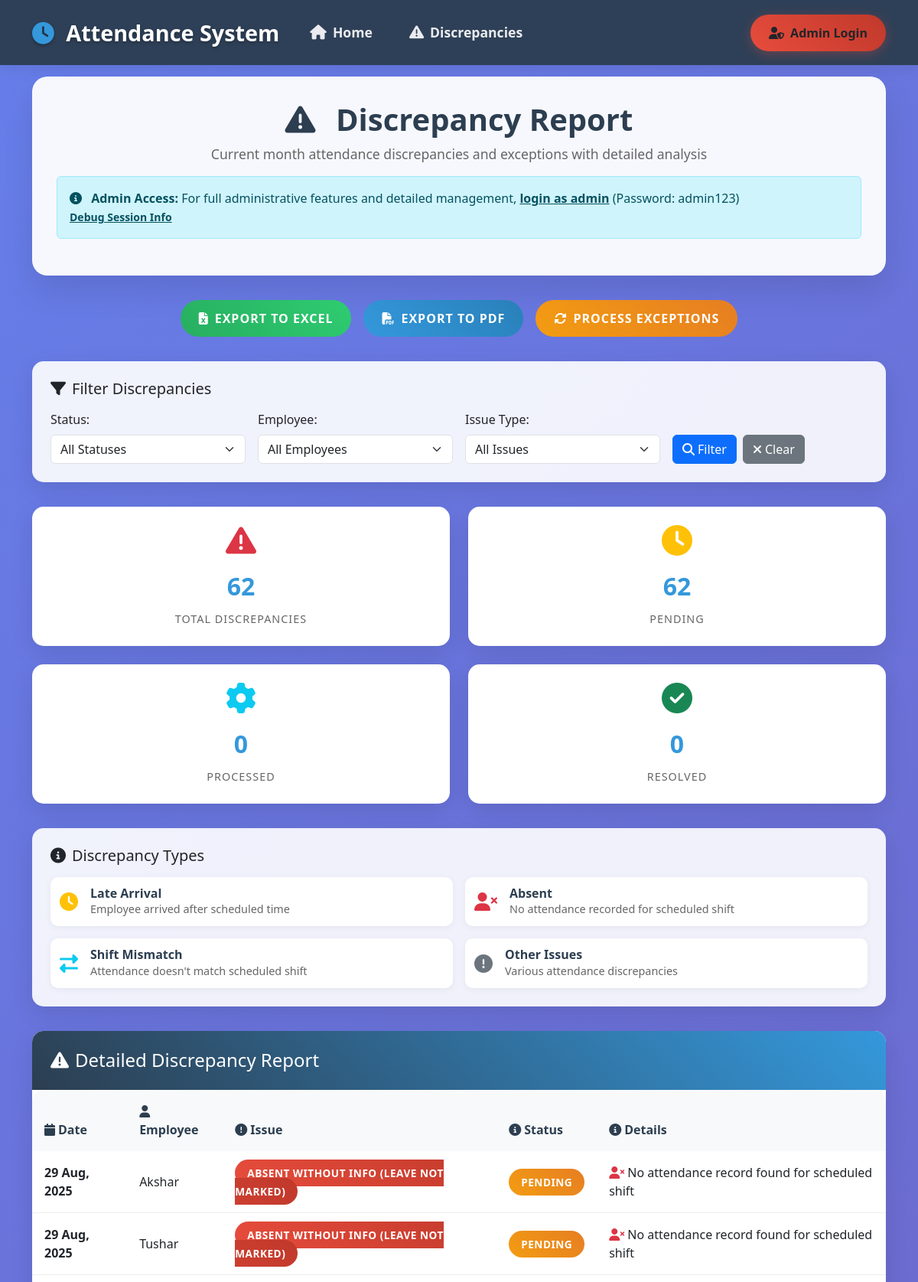
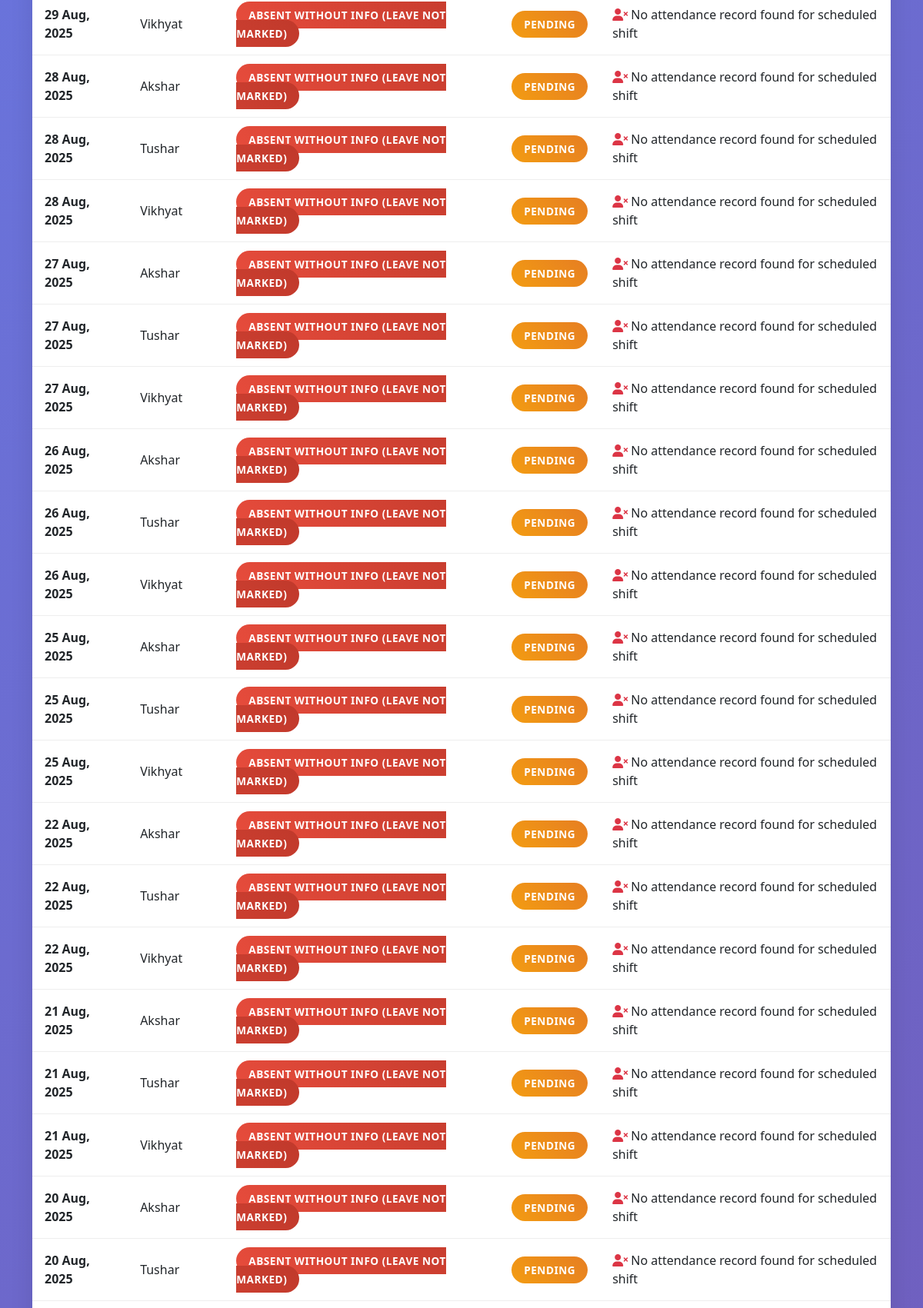
Page /exceptions (upper part) on the committed database (2 pictures, top to bottom).
### Sarthak-final-main/models.py (models this page shows)
class ExceptionReport(db.Model):
    id = db.Column(db.Integer, primary_key=True)
    employee_id = db.Column(db.Integer, db.ForeignKey('employee.id'))
    date = db.Column(db.Date, nullable=False)
    issue = db.Column(db.String(200))
    status = db.Column(db.String(20), default='pending')  # pending, processed, resolved
    notes = db.Column(db.Text)  # For admin comments/notes
    created_at = db.Column(db.DateTime, default=db.func.current_timestamp())
    updated_at = db.Column(db.DateTime, default=db.func.current_timestamp(), onupdate=db.func.current_timestamp())

class Employee(db.Model):
    id = db.Column(db.Integer, primary_key=True)
    emp_id = db.Column(db.String(20), unique=True, nullable=False)
    name = db.Column(db.String(100), nullable=False)
    designation = db.Column(db.String(100))
    location = db.Column(db.String(100))
    department = db.Column(db.String(100))
    grade = db.Column(db.String(50))
    status = db.Column(db.String(20), default='active')

### Sarthak-final-main/app.py (the view)
@app.route('/exceptions')
def view_exceptions():
    status_filter = request.args.get('status', 'all')
    employee_filter = request.args.get('employee', 'all')
    issue_filter = request.args.get('issue', 'all')
    today = date.today()
    start_date = date(today.year, today.month, 1)
    if today.month == 12:
        end_date = date(today.year + 1, 1, 1) - timedelta(days=1)
    else:
        end_date = date(today.year, today.month + 1, 1) - timedelta(days=1)
    query = db.session.query(ExceptionReport, Employee).join(
        Employee, ExceptionReport.employee_id==Employee.id
    ).filter(
        ExceptionReport.date >= start_date,
        ExceptionReport.date <= end_date
    )
    if status_filter != 'all':
        query = query.filter(ExceptionReport.status == status_filter)
    if employee_filter != 'all':
        query = query.filter(Employee.id == int(employee_filter))
    if issue_filter != 'all':
        query = query.filter(ExceptionReport.issue.contains(issue_filter))
    exceptions = query.order_by(ExceptionReport.date.desc(), Employee.name).all()
    employees = Employee.query.order_by(Employee.name).all()
    statuses = ['pending', 'processed', 'resolved']
    issues = ['Late Arrival', 'Absent', 'Shift mismatch']
    return render_template('exceptions.html',
                         exceptions=exceptions,
                         employees=employees,
                         statuses=statuses,
                         issues=issues,
                         current_filters={'status': status_filter, 'employee': employee_filter, 'issue': issue_filter})

### Sarthak-final-main/app.py (called while the page is built)
def is_admin_logged_in():
    return session.get('admin', False)

### Sarthak-final-main/templates/exceptions.html (shortened to what this page needs)
<!DOCTYPE html>
<html lang="en">
<head>
    <link href="https://cdn.jsdelivr.net/npm/bootstrap@5.3.0/dist/css/bootstrap.min.css" rel="stylesheet">
    <link href="https://cdnjs.cloudflare.com/ajax/libs/font-awesome/6.4.0/css/all.min.css" rel="stylesheet">
</head>
<body>
    <nav class="navbar navbar-expand-lg navbar-dark fixed-top">
        <div class="container">
            <a class="navbar-brand" href="/">
                <i class="fas fa-clock"></i>
                Attendance System
            </a>
            <div class="collapse navbar-collapse" id="navbarNav">
                <ul class="navbar-nav me-auto mb-2 mb-lg-0">
                    <li class="nav-item">
                        <a class="nav-link" href="/">
                            <i class="fas fa-home"></i>Home
                        </a>
                    </li>
                    <li class="nav-item">
                        <a class="nav-link active" href="/exceptions">
                            <i class="fas fa-exclamation-triangle"></i>Discrepancies
                        </a>
                    </li>
                </ul>
                {% if is_admin_logged_in() %}
                    <div class="dropdown">
                        <button class="btn btn-admin dropdown-toggle" type="button" id="adminDropdown" data-bs-toggle="dropdown" aria-expanded="false">
                            <i class="fas fa-user-shield"></i>Admin
                        </button>
                        <ul class="dropdown-menu dropdown-menu-end" aria-labelledby="adminDropdown">
                            <li><a class="dropdown-item" href="/admin/employees">
                                <i class="fas fa-users me-2"></i>Manage Employees
                            </a></li>
                            <li><hr class="dropdown-divider"></li>
                            <li><a class="dropdown-item" href="/admin/logout">
                                <i class="fas fa-sign-out-alt me-2"></i>Logout
                            </a></li>
                        </ul>
                    </div>
                {% else %}
                    <a href="/admin/login" class="btn btn-admin">
                        <i class="fas fa-user-shield"></i>Admin Login
                    </a>
                {% endif %}
            </div>
        </div>
    </nav>
    <div class="container" style="margin-top: 100px;">
        <div class="page-header">
            <h1 class="page-title">
                <i class="fas fa-exclamation-triangle me-3"></i>
                Discrepancy Report
            </h1>
            <p class="page-subtitle">
                Current month attendance discrepancies and exceptions with detailed analysis
            </p>
            {% if not is_admin_logged_in() %}
            <div class="alert alert-info mt-3" role="alert">
                <i class="fas fa-info-circle me-2"></i>
                <strong>Admin Access:</strong> For full administrative features and detailed management,
                <a href="/admin/login" class="alert-link">login as admin</a> (Password: admin123)
                <br><small><a href="/debug-session" class="alert-link">Debug Session Info</a></small>
            </div>
            {% endif %}
        </div>
        <div class="action-buttons">
            <a href="/export_exceptions_excel" class="btn-custom btn-success-custom">
                <i class="fas fa-file-excel me-2"></i>Export to Excel
            </a>
            <a href="/export_exceptions_pdf" class="btn-custom btn-info-custom">
                <i class="fas fa-file-pdf me-2"></i>Export to PDF
            </a>
            <a href="/process_exceptions" class="btn-custom btn-warning-custom">
                <i class="fas fa-sync-alt me-2"></i>Process Exceptions
            </a>
        </div>
        <div class="discrepancy-info">
            <h5 class="mb-3">
                <i class="fas fa-filter me-2"></i>Filter Discrepancies
            </h5>
            <form method="GET" action="{{ url_for('view_exceptions') }}" class="row g-3">
                <div class="col-md-3">
                    <label for="status" class="form-label">Status:</label>
                    <select class="form-select" id="status" name="status">
                        <option value="all" {% if current_filters.status == 'all' %}selected{% endif %}>All Statuses</option>
                    </select>
                </div>
                <div class="col-md-3">
                    <label for="employee" class="form-label">Employee:</label>
                    <select class="form-select" id="employee" name="employee">
                        <option value="all" {% if current_filters.employee == 'all' %}selected{% endif %}>All Employees</option>
                    </select>
                </div>
                <div class="col-md-3">
                    <label for="issue" class="form-label">Issue Type:</label>
                    <select class="form-select" id="issue" name="issue">
                        <option value="all" {% if current_filters.issue == 'all' %}selected{% endif %}>All Issues</option>
                    </select>
                </div>
                <div class="col-md-3 d-flex align-items-end">
                    <button type="submit" class="btn btn-primary me-2">
                        <i class="fas fa-search me-1"></i>Filter
                    </button>
                    <a href="{{ url_for('view_exceptions') }}" class="btn btn-secondary">
                        <i class="fas fa-times me-1"></i>Clear
                    </a>
                </div>
            </form>
        </div>
        <div class="stats-cards">
            <div class="stat-card">
                <i class="fas fa-exclamation-triangle stat-icon text-danger"></i>
                <span class="stat-number">{{ exceptions|length }}</span>
                <div class="stat-label">Total Discrepancies</div>
            </div>
            <div class="stat-card">
                <i class="fas fa-clock stat-icon text-warning"></i>
                <span class="stat-number">{{ exceptions|selectattr('0.status', 'equalto', 'pending')|list|length }}</span>
                <div class="stat-label">Pending</div>
            </div>
            <div class="stat-card">
                <i class="fas fa-cog stat-icon text-info"></i>
                <span class="stat-number">{{ exceptions|selectattr('0.status', 'equalto', 'processed')|list|length }}</span>
                <div class="stat-label">Processed</div>
            </div>
            <div class="stat-card">
                <i class="fas fa-check-circle stat-icon text-success"></i>
                <span class="stat-number">{{ exceptions|selectattr('0.status', 'equalto', 'resolved')|list|length }}</span>
                <div class="stat-label">Resolved</div>
            </div>
        </div>
        <div class="discrepancy-info">
            <h5 class="mb-3">
                <i class="fas fa-info-circle me-2"></i>Discrepancy Types
            </h5>
            <div class="info-grid">
                <div class="info-item">
                    <i class="fas fa-clock info-icon text-warning"></i>
                    <div class="info-content">
                        <h6>Late Arrival</h6>
                        <p>Employee arrived after scheduled time</p>
                    </div>
                </div>
                <div class="info-item">
                    <i class="fas fa-user-times info-icon text-danger"></i>
                    <div class="info-content">
                        <h6>Absent</h6>
                        <p>No attendance recorded for scheduled shift</p>
                    </div>
                </div>
                <div class="info-item">
                    <i class="fas fa-exchange-alt info-icon text-info"></i>
                    <div class="info-content">
                        <h6>Shift Mismatch</h6>
                        <p>Attendance doesn't match scheduled shift</p>
                    </div>
                </div>
                <div class="info-item">
                    <i class="fas fa-exclamation-circle info-icon text-secondary"></i>
                    <div class="info-content">
                        <h6>Other Issues</h6>
                        <p>Various attendance discrepancies</p>
                    </div>
                </div>
            </div>
        </div>
        <div class="exceptions-table">
            <div class="table-header">
                <h4 class="mb-0">
                    <i class="fas fa-exclamation-triangle me-2"></i>Detailed Discrepancy Report
                </h4>
            </div>
            <div class="table-responsive">
                <table class="table table-hover mb-0">
                    <thead>
                        <tr>
                            <th><i class="fas fa-calendar me-1"></i>Date</th>
                            <th><i class="fas fa-user me-1"></i>Employee</th>
                            <th><i class="fas fa-exclamation-circle me-1"></i>Issue</th>
                            <th><i class="fas fa-info-circle me-1"></i>Status</th>
                            <th class="d-none d-md-table-cell"><i class="fas fa-info-circle me-1"></i>Details</th>
                        </tr>
                    </thead>
                    <tbody>
                        {% for exception, emp in exceptions %}
                        <tr>
                            <td><strong>{{ exception.date.strftime('%d %b, %Y') if exception.date else 'N/A' }}</strong></td>
                            <td>{{ emp.name or 'N/A' }}</td>
                            <td>
                                {% if 'Late' in exception.issue %}
                                    <span class="issue-badge issue-late">{{ exception.issue }}</span>
                                {% elif 'Absent' in exception.issue %}
                                    <span class="issue-badge issue-absent">{{ exception.issue }}</span>
                                {% elif 'mismatch' in exception.issue %}
                                    <span class="issue-badge issue-mismatch">{{ exception.issue }}</span>
                                {% else %}
                                    <span class="issue-badge issue-general">{{ exception.issue }}</span>
                                {% endif %}
                            </td>
                            <td>
                                <span class="status-badge status-{{ exception.status }}">
                                    {{ exception.status.title() }}
                                </span>
                            </td>
                            <td class="d-none d-md-table-cell">
                                {% if 'Late' in exception.issue %}
                                    <i class="fas fa-clock text-warning"></i> Employee arrived after scheduled shift time
                                {% elif 'Absent' in exception.issue %}
                                    <i class="fas fa-user-times text-danger"></i> No attendance record found for scheduled shift
                                {% elif 'mismatch' in exception.issue %}
                                    <i class="fas fa-exchange-alt text-info"></i> Attendance status conflicts with scheduled shift
                                {% else %}
                                    <i class="fas fa-info-circle text-secondary"></i> General attendance discrepancy detected
                                {% endif %}
                            </td>
                        </tr>
                        {% endfor %}
                    </tbody>
                </table>
            </div>
        </div>
    </div>
</body>
</html>

### rows in the picture
ExceptionReport: date "29 Aug, 2025", name "Akshar", issue "ABSENT WITHOUT INFO (LEAVE NOT MARKED)", status "PENDING", shows "No attendance record found for scheduled shift"
ExceptionReport: date "29 Aug, 2025", name "Tushar", issue "ABSENT WITHOUT INFO (LEAVE NOT MARKED)", status "PENDING", shows "No attendance record found for scheduled shift"
ExceptionReport: date "29 Aug, 2025", name "Vikhyat", issue "ABSENT WITHOUT INFO (LEAVE NOT MARKED)", status "PENDING", shows "No attendance record found for scheduled shift"
ExceptionReport: date "28 Aug, 2025", name "Akshar", issue "ABSENT WITHOUT INFO (LEAVE NOT MARKED)", status "PENDING", shows "No attendance record found for scheduled shift"
ExceptionReport: date "28 Aug, 2025", name "Tushar", issue "ABSENT WITHOUT INFO (LEAVE NOT MARKED)", status "PENDING", shows "No attendance record found for scheduled shift"
ExceptionReport: date "28 Aug, 2025", name "Vikhyat", issue "ABSENT WITHOUT INFO (LEAVE NOT MARKED)", status "PENDING", shows "No attendance record found for scheduled shift"
ExceptionReport: date "27 Aug, 2025", name "Akshar", issue "ABSENT WITHOUT INFO (LEAVE NOT MARKED)", status "PENDING", shows "No attendance record found for scheduled shift"
ExceptionReport: date "27 Aug, 2025", name "Tushar", issue "ABSENT WITHOUT INFO (LEAVE NOT MARKED)", status "PENDING", shows "No attendance record found for scheduled shift"
ExceptionReport: date "27 Aug, 2025", name "Vikhyat", issue "ABSENT WITHOUT INFO (LEAVE NOT MARKED)", status "PENDING", shows "No attendance record found for scheduled shift"
ExceptionReport: date "26 Aug, 2025", name "Akshar", issue "ABSENT WITHOUT INFO (LEAVE NOT MARKED)", status "PENDING", shows "No attendance record found for scheduled shift"
ExceptionReport: date "26 Aug, 2025", name "Tushar", issue "ABSENT WITHOUT INFO (LEAVE NOT MARKED)", status "PENDING", shows "No attendance record found for scheduled shift"
ExceptionReport: date "26 Aug, 2025", name "Vikhyat", issue "ABSENT WITHOUT INFO (LEAVE NOT MARKED)", status "PENDING", shows "No attendance record found for scheduled shift"
ExceptionReport: date "25 Aug, 2025", name "Akshar", issue "ABSENT WITHOUT INFO (LEAVE NOT MARKED)", status "PENDING", shows "No attendance record found for scheduled shift"
ExceptionReport: date "25 Aug, 2025", name "Tushar", issue "ABSENT WITHOUT INFO (LEAVE NOT MARKED)", status "PENDING", shows "No attendance record found for scheduled shift"
ExceptionReport: date "25 Aug, 2025", name "Vikhyat", issue "ABSENT WITHOUT INFO (LEAVE NOT MARKED)", status "PENDING", shows "No attendance record found for scheduled shift"
ExceptionReport: date "22 Aug, 2025", name "Akshar", issue "ABSENT WITHOUT INFO (LEAVE NOT MARKED)", status "PENDING", shows "No attendance record found for scheduled shift"
ExceptionReport: date "22 Aug, 2025", name "Tushar", issue "ABSENT WITHOUT INFO (LEAVE NOT MARKED)", status "PENDING", shows "No attendance record found for scheduled shift"
ExceptionReport: date "22 Aug, 2025", name "Vikhyat", issue "ABSENT WITHOUT INFO (LEAVE NOT MARKED)", status "PENDING", shows "No attendance record found for scheduled shift"
ExceptionReport: date "21 Aug, 2025", name "Akshar", issue "ABSENT WITHOUT INFO (LEAVE NOT MARKED)", status "PENDING", shows "No attendance record found for scheduled shift"
ExceptionReport: date "21 Aug, 2025", name "Tushar", issue "ABSENT WITHOUT INFO (LEAVE NOT MARKED)", status "PENDING", shows "No attendance record found for scheduled shift"
ExceptionReport: date "21 Aug, 2025", name "Vikhyat", issue "ABSENT WITHOUT INFO (LEAVE NOT MARKED)", status "PENDING", shows "No attendance record found for scheduled shift"
ExceptionReport: date "20 Aug, 2025", name "Akshar", issue "ABSENT WITHOUT INFO (LEAVE NOT MARKED)", status "PENDING", shows "No attendance record found for scheduled shift"
ExceptionReport: date "20 Aug, 2025", name "Tushar", issue "ABSENT WITHOUT INFO (LEAVE NOT MARKED)", status "PENDING", shows "No attendance record found for scheduled shift"

### other values in the picture
{{ exceptions|length }} "62"
{{ exceptions|selectattr('0.status', 'equalto', 'pending')|list|length }} "62"
{{ exceptions|selectattr('0.status', 'equalto', 'processed')|list|length }} "0"
{{ exceptions|selectattr('0.status', 'equalto', 'resolved')|list|length }} "0"
